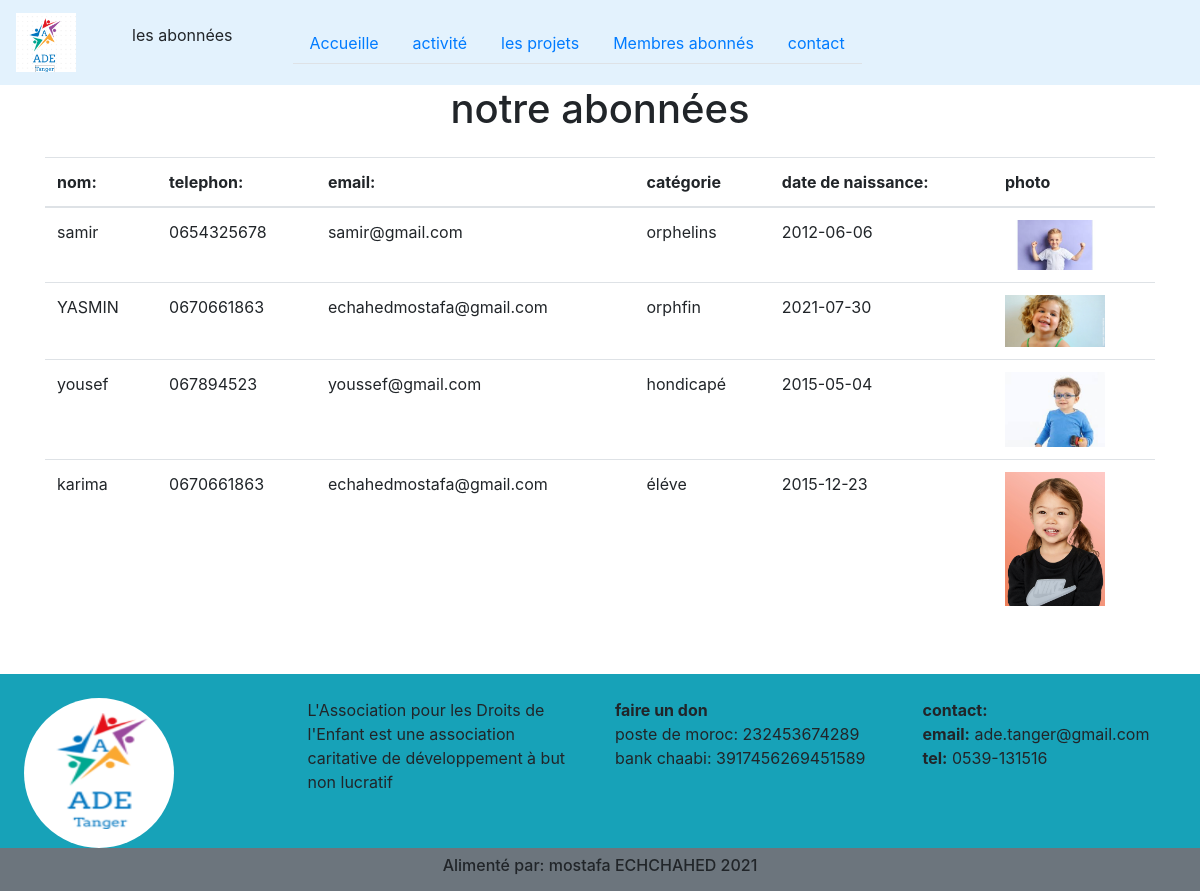
The app's page /abonne.php with its own data.
### tables this page shows
CREATE TABLE `abonne` (
  `idabonne` int(11) NOT NULL,
  `noma` varchar(200) NOT NULL,
  `telephon` varchar(255) NOT NULL,
  `email` varchar(222) NOT NULL,
  `categorie` varchar(100) NOT NULL,
  `date` date NOT NULL,
  `photo` varchar(100) NOT NULL
);

### abonne.php (the view, shortened to what this page needs)
<?php
require_once("connection.php");
?>
<!DOCTYPE html>
<html lang="en">
<head>
    <link rel="stylesheet" href="https://maxcdn.bootstrapcdn.com/bootstrap/4.0.0/css/bootstrap.min.css">
    <link rel="stylesheet" href="style.css">
    <link rel="stylesheet" href="https://fontawesome.com/v5.15/icons/envelope?style=solid">
</head>
<body>
    <nav class="navbar navbar-light navbar-expand-md" style="background-color: #e3f2fd;">
        <a class="navbar-brand" href="#"><img src="img/logo.png" alt="logo" style="width:60px;"></a>
        <p class="navbar-tex" style="margin-left:40px;margin-right:60px">les abonnées</p>
        <div class="collapse navbar-collapse " id="collapsibleNavbar">
            <ul class="nav nav-tabs d-flex justify-content-end">
                <li class="nav-item li text-dark nav-link"><a href="accueil.php">Accueille</a></li>
                <li class="nav-item li text-dark nav-link"><a href="activité.php">activité</a></li>
                <li class="nav-item li text-dark nav-link"><a href="accueil.php">les projets </a></li>
                <li class="nav-item li text-dark nav-link"><a href="abonne.php">Membres abonnés</a></li>
                <li class="nav-item li text-dark nav-link"><a href="contact.php">contact</a></li>
            </ul>
        </div>
    </nav>
    <div class="container">
        <div class="row">
            <div class="col-12">
                <h1 class="text-center col-12 mb-4 ">notre abonnées</h1>
                <?php if (isset($_POST['btsubmit'])) {
                    $mc = $_POST['motcle'];
                    $reqSelect = "SELECT * FROM abonne WHERE noma like '%$mc'";
                } else {
                    $reqSelect = "SELECT * FROM abonne";
                }
                $resultat = mysqli_query($cnassociation, $reqSelect);
                ?>
                <table class="table table-border">
                    <thead>
                        <tr>
                            <th>nom:</th>
                            <th>telephon:</th>
                            <th>email:</th>
                            <th>catégorie</th>
                            <th>date de naissance:</th>
                            <th>photo</th>
                        </tr>
                    </thead>
                    <tbody>
                        <?php while ($ligne = mysqli_fetch_assoc($resultat)) { ?>
                            <tr>
                                <td> <?php echo $ligne['noma'] ?></td>
                                <td><?php echo $ligne['telephon'] ?></td>
                                <td> <?php echo $ligne['email'] ?> </td>
                                <td> <?php echo $ligne['categorie'] ?></td>
                                <td> <?php echo $ligne['date'] ?> </td>
                                <td><img src="<?php echo $ligne['photo'] ?>" width="100px" alt=""> </td>
                            </tr>
                        <?php } ?>
                    </tbody>
                </table>
            </div>
        </div>
    </div>
    <div class="container-fluide bg-info" style="margin-top:40px;">
        <div class="row pt-4">
            <div class="col-md-3 col-sm-6">
                <div class="img-logo">
                    <img src="img/ade.PNG" class="img-respnsive rounded-circle ml-4" width="150px" height="150px" alt="">
                </div>
            </div>
            <div class="col-md-3 col-sm-6">
                L'Association pour les Droits de l'Enfant est une association caritative de développement à but non lucratif
            </div>
            <div class="col-md-3 col-sm-6">
                <b>faire un don</b> <br>
                poste de moroc: 232453674289 <br>
                bank chaabi: 3917456269451589 <br>
            </div>
            <div class="col-md-3 col-sm-6">
                <b>contact:</b> <br>
                <a>
                    <i class="glyphicon glyphicon-envelope"></i> <b>email:</b> ade.tanger@gmail.com <br>
                    <b> tel:</b> 0539-131516 <br>
            </div>
        </div>
        <div class="row">
            <div class="col-12 bg-secondary p-2">
                <h6 class="text-center">Alimenté par: mostafa ECHCHAHED 2021</h6>
            </div>
        </div>
    </div>
</body>

### style.css (style rules this page uses)
body { box-sizing: border-box; padding: 0px; margin: 0px; }

### records on screen
abonne: noma "samir", telephon "0654325678", email "samir@gmail.com", categorie "orphelins", date "2012-06-06", photo (picture)
abonne: noma "YASMIN", telephon "0670661863", email "echahedmostafa@gmail.com", categorie "orphfin", date "2021-07-30", photo (picture)
abonne: noma "yousef", telephon "067894523", email "youssef@gmail.com", categorie "hondicapé", date "2015-05-04", photo (picture)
abonne: noma "karima", telephon "0670661863", email "echahedmostafa@gmail.com", categorie "éléve", date "2015-12-23", photo (picture)
